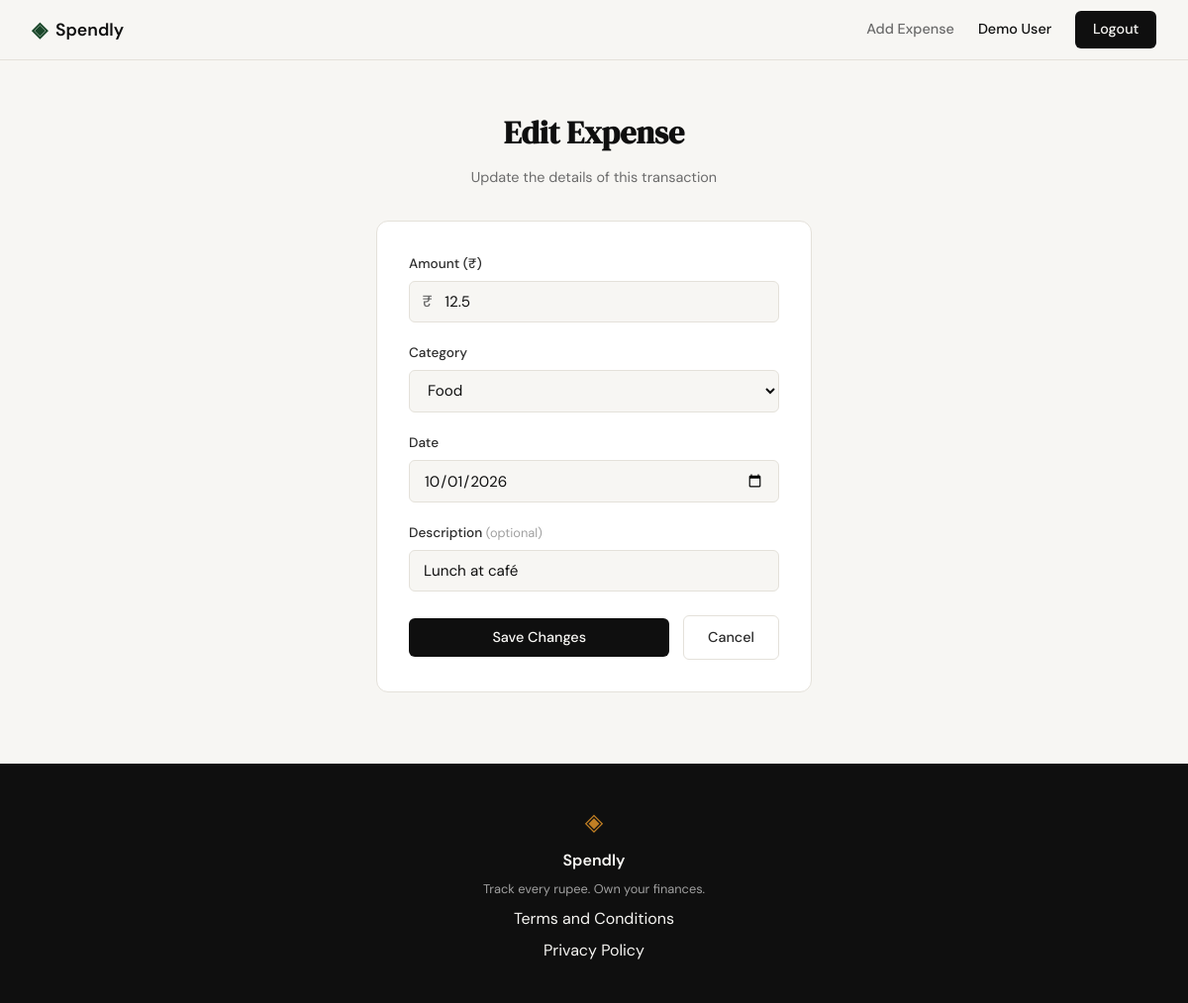
Before: /expenses/1/edit (signed in) with the older database file.
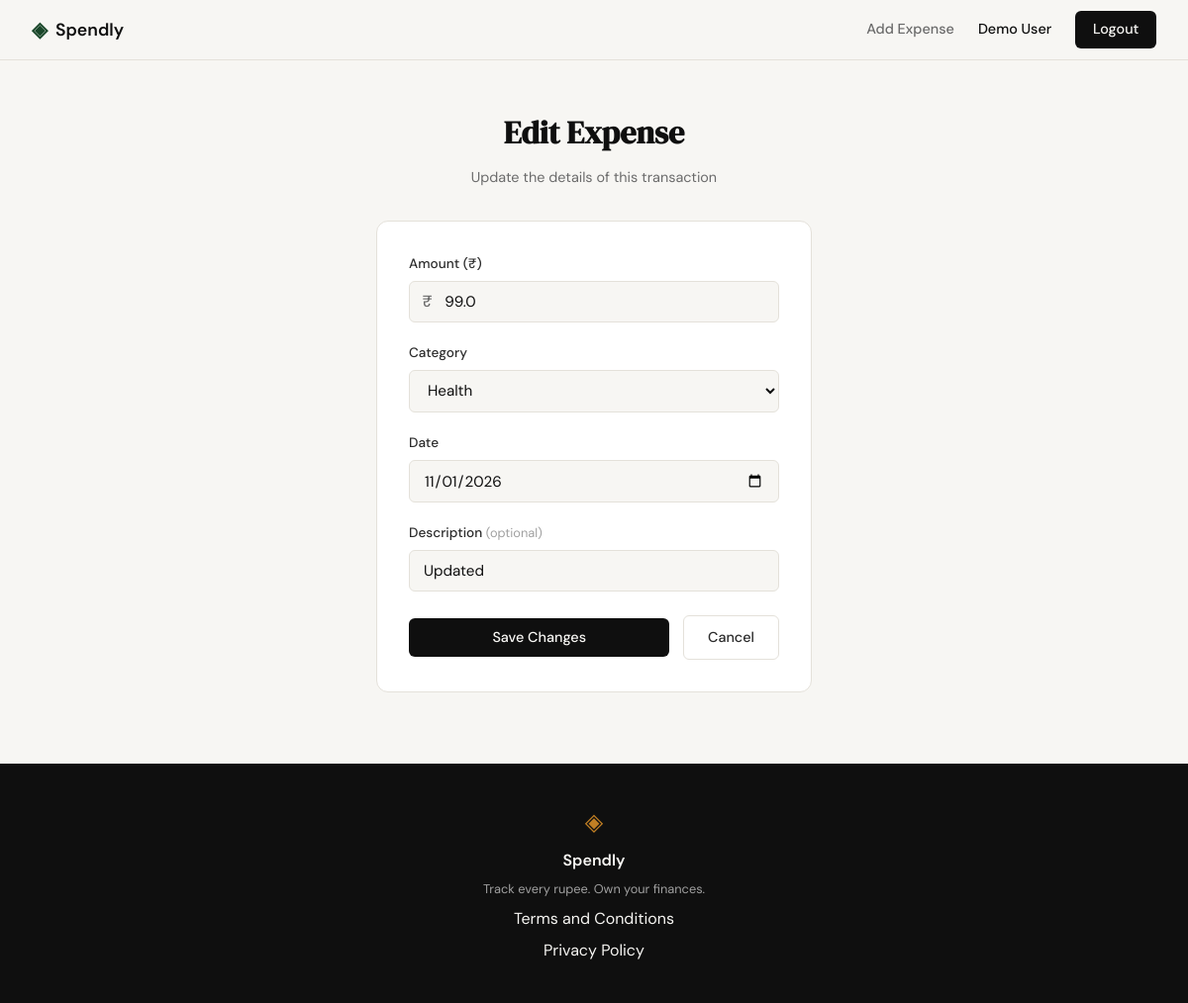
After: the same page with the newer database file.
### tables this page shows
CREATE TABLE expenses (
            id          INTEGER PRIMARY KEY AUTOINCREMENT,
            user_id     INTEGER NOT NULL REFERENCES users(id),
            amount      REAL    NOT NULL,
            category    TEXT    NOT NULL,
            date        TEXT    NOT NULL,
            description TEXT,
            created_at  TEXT    DEFAULT (datetime('now'))
        );

### app.py (the view, shortened to what this page needs)
@app.route("/expenses/<int:id>/edit", methods=["GET", "POST"])
def edit_expense(id):
    user_id = session.get("user_id")
    if not user_id:
        return redirect(url_for("login"))
    expense = get_expense_by_id(id, user_id)
    if expense is None:
        abort(404)
    return render_template(
        "edit_expense.html",
        categories=CATEGORIES,
        expense=expense,
    )

### database/db.py (called while the page is built)
def get_db():
    conn = sqlite3.connect(os.path.abspath(_DB_PATH))
    conn.row_factory = sqlite3.Row
    conn.execute("PRAGMA foreign_keys = ON")
    return conn

### database/queries.py (called while the page is built)
def get_expense_by_id(expense_id, user_id):
    db = get_db()
    try:
        return db.execute(
            """SELECT id, user_id, amount, category, date, description
               FROM expenses WHERE id = ? AND user_id = ?""",
            (expense_id, user_id),
        ).fetchone()
    finally:
        db.close()

### templates/edit_expense.html (shortened to what this page needs)
{% extends "base.html" %}
{% block content %}
<section class="auth-section">
    <div class="auth-container">
        <div class="auth-header">
            <h1 class="auth-title">Edit Expense</h1>
            <p class="auth-subtitle">Update the details of this transaction</p>
        </div>
        <div class="auth-card">
            <form method="POST" action="/expenses/{{ expense.id }}/edit" class="expense-form">
                <div class="form-group">
                    <label for="amount">Amount (₹)</label>
                    <div class="input-with-prefix">
                        <span class="currency-prefix">₹</span>
                        <input type="number" id="amount" name="amount" step="0.01" min="0.01"
                               value="{{ expense.amount or '' }}" placeholder="0.00"
                               class="form-input" required autofocus>
                    </div>
                </div>
                <div class="form-group">
                    <label for="category">Category</label>
                    <select id="category" name="category" class="form-input form-select" required>
                        {% for cat in categories %}
                        <option value="{{ cat }}" {% if expense.category == cat %}selected{% endif %}>{{ cat }}</option>
                        {% endfor %}
                    </select>
                </div>
                <div class="form-group">
                    <label for="date">Date</label>
                    <input type="date" id="date" name="date"
                           value="{{ expense.date or '' }}"
                           class="form-input" required>
                </div>
                <div class="form-group">
                    <label for="description">Description <span class="label-hint">(optional)</span></label>
                    <input type="text" id="description" name="description" maxlength="200"
                           value="{{ expense.description or '' }}"
                           placeholder="e.g. Grocery run or coffee" class="form-input">
                </div>
                <div class="form-actions-row">
                    <button type="submit" class="btn-primary btn-save-expense">Save Changes</button>
                    <a href="{{ url_for('profile') }}" class="btn-ghost">Cancel</a>
                </div>
            </form>
        </div>
    </div>
</section>
{% endblock %}

### templates/base.html (shortened to what this page needs)
<!DOCTYPE html>
<html lang="en">
<head>
    <link rel="stylesheet" href="{{ url_for('static', filename='css/style.css') }}">
</head>
<body>
    <nav class="navbar">
        <div class="nav-inner">
            <a href="{{ url_for('landing') }}" class="nav-brand">
                <span class="brand-icon">◈</span>
                <span class="brand-name">Spendly</span>
            </a>
            <div class="nav-links">
                {% if session.get('user_id') %}
                <a href="{{ url_for('add_expense') }}" class="nav-link">Add Expense</a>
                <a href="{{ url_for('profile') }}" class="nav-user">{{ session.get('user_name', 'Profile') }}</a>
                <a href="{{ url_for('logout') }}" class="nav-cta">Logout</a>
                {% else %}
                <a href="{{ url_for('login') }}">Sign in</a>
                <a href="{{ url_for('register') }}" class="nav-cta">Get started</a>
                {% endif %}
            </div>
        </div>
    </nav>
    <main class="main-content">
        {% block content %}{% endblock %}
    </main>
    <footer class="footer">
        <div class="footer-inner">
            <span class="brand-icon">◈</span>
            <span class="footer-name">Spendly</span>
            <p class="footer-copy">Track every rupee. Own your finances.</p>
            <a href="/terms">Terms and Conditions</a>
            <a href="/privacy">Privacy Policy</a>
        </div>
    </footer>
</body>
</html>

### static/css/style.css (style rules this page uses)
:root { --ink: #0f0f0f; --ink-soft: #2d2d2d; --ink-muted: #6b6b6b; --ink-faint: #a0a0a0; --paper: #f7f6f3; --paper-warm: #f0ede6; --paper-card: #ffffff; --accent: #1a472a; --accent-light: #e8f0eb; --accent-2: #c17f24; --accent-2-light: #fdf3e3; --danger: #c0392b; --danger-light: #fdecea; --border: #e4e1da; --border-soft: #eeebe4; --font-display: 'DM Serif Display', Georgia, serif; --font-body: 'DM Sans', system-ui, sans-serif; --max-width: 1200px; --auth-width: 440px; --radius-sm: 6px; --radius-md: 12px; --radius-lg: 20px; }
*, *::before, *::after { box-sizing: border-box; margin: 0; padding: 0; }
html { font-size: 16px; scroll-behavior: smooth; }
body { background: var(--paper); color: var(--ink); font-family: var(--font-body); font-size: 1rem; line-height: 1.6; -webkit-font-smoothing: antialiased; }
a { color: inherit; text-decoration: none; }
.navbar { position: sticky; top: 0; z-index: 100; background: var(--paper); border-bottom: 1px solid var(--border); padding: 0 2rem; }
.nav-inner { max-width: var(--max-width); margin: 0 auto; height: 60px; display: flex; align-items: center; justify-content: space-between; }
.nav-brand { display: flex; align-items: center; gap: 0.5rem; font-family: var(--font-body); font-weight: 600; font-size: 1.1rem; color: var(--ink); }
.brand-icon { color: var(--accent); font-size: 1.3rem; }
.brand-name { color: var(--ink); }
.nav-links { display: flex; align-items: center; gap: 1.5rem; font-size: 0.9rem; font-weight: 500; }
.nav-links a { color: var(--ink-muted); transition: color 0.2s; }
.nav-cta { background: var(--ink) !important; color: var(--paper) !important; padding: 0.45rem 1.1rem; border-radius: var(--radius-sm); transition: background 0.2s !important; }
.nav-user { color: var(--ink) !important; font-weight: 500; }
.main-content { min-height: calc(100vh - 60px - 100px); }
.btn-primary { display: inline-block; background: var(--ink); color: var(--paper); padding: 0.65rem 1.5rem; border-radius: var(--radius-sm); font-family: var(--font-body); font-size: 0.9rem; font-weight: 500; cursor: pointer; border: none; transition: background 0.2s; text-decoration: none; }
.btn-ghost { display: inline-block; background: transparent; color: var(--ink-soft); padding: 0.65rem 1.5rem; border-radius: var(--radius-sm); font-size: 0.9rem; font-weight: 500; border: 1px solid var(--border); transition: all 0.2s; text-decoration: none; }
.auth-section { min-height: calc(100vh - 60px - 100px); display: flex; align-items: center; justify-content: center; padding: 3rem 2rem; }
.auth-container { width: 100%; max-width: var(--auth-width); }
.auth-header { text-align: center; margin-bottom: 2rem; }
.auth-title { font-family: var(--font-display); font-size: 2rem; color: var(--ink); margin-bottom: 0.5rem; }
.auth-subtitle { font-size: 0.9rem; color: var(--ink-muted); }
.auth-card { background: var(--paper-card); border: 1px solid var(--border); border-radius: var(--radius-md); padding: 2rem; margin-bottom: 1.5rem; }
.form-group { margin-bottom: 1.25rem; }
.form-group label { display: block; font-size: 0.85rem; font-weight: 500; color: var(--ink-soft); margin-bottom: 0.4rem; }
.form-input { width: 100%; padding: 0.6rem 0.875rem; border: 1px solid var(--border); border-radius: var(--radius-sm); font-family: var(--font-body); font-size: 0.95rem; color: var(--ink); background: var(--paper); outline: none; transition: border-color 0.2s; }
.form-input::placeholder { color: var(--ink-faint); }
.footer { background: var(--ink); color: var(--paper); padding: 2.5rem 2rem; text-align: center; }
.footer-inner { display: flex; flex-direction: column; align-items: center; gap: 0.4rem; }
.footer .brand-icon { color: var(--accent-2); font-size: 1.5rem; }
.footer-name { font-weight: 600; font-size: 1rem; }
.footer-copy { font-size: 0.8rem; color: var(--ink-faint); }
.input-with-prefix { position: relative; display: flex; align-items: center; }
.currency-prefix { position: absolute; left: 0.85rem; color: var(--ink-muted); font-size: 1rem; font-weight: 500; pointer-events: none; }
.input-with-prefix .form-input { padding-left: 2.2rem; }
.form-select { cursor: pointer; background-color: var(--paper); color: var(--ink); }
.label-hint { font-size: 0.8rem; color: var(--ink-faint); font-weight: normal; }
.form-actions-row { display: flex; align-items: center; gap: 0.85rem; margin-top: 1.5rem; }
.btn-save-expense { flex: 1; }

Changed rows visible on the page:
changed expenses: amount "12.5" → "99.0"; category "Food" → "Health"; date "10/01/2026" → "11/01/2026"; description "Lunch at café" → "Updated"
